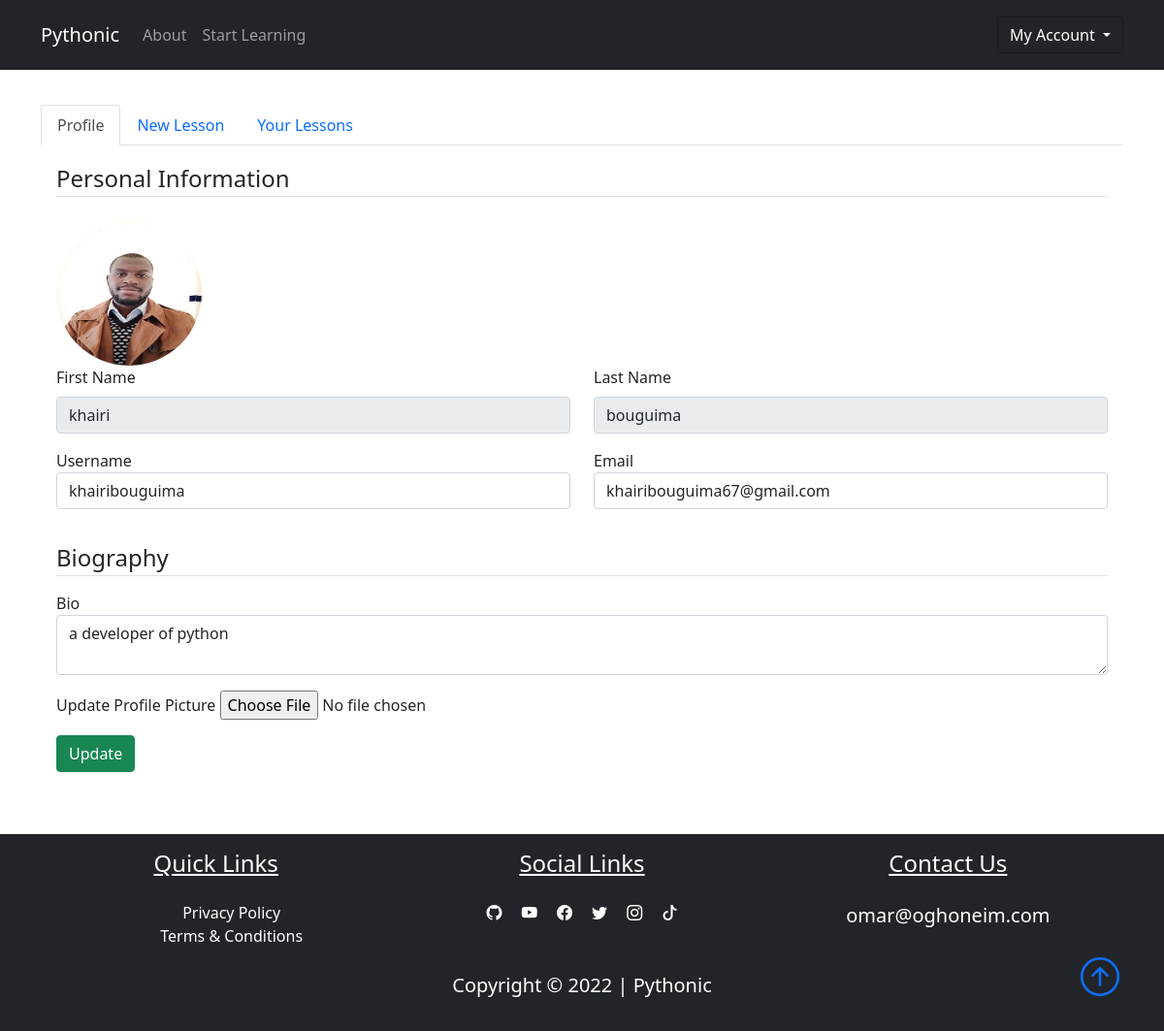
/dashboard/profile (signed in), run on the app's committed database.
### pythonic/models.py (models this page shows, shortened)
class User(db.Model, UserMixin):
    id = db.Column(db.Integer, primary_key=True)
    fname = db.Column(db.String(25), nullable=False)
    lname = db.Column(db.String(25), nullable=False)
    username = db.Column(db.String(25), unique=True, nullable=False)
    email = db.Column(db.String(125), unique=True, nullable=False)
    image_file = db.Column(db.String(20), nullable=False, default="default.png")
    bio = db.Column(db.Text, nullable=True)
    password = db.Column(db.String(60), nullable=False)
    lessons = db.relationship("Lesson", backref="author", lazy=True)

### pythonic/users/routes.py (the view)
@users.route("/dashboard/profile", methods=["GET", "POST"])
@login_required
def profile():
    profile_form = UpdateProfileForm()
    if profile_form.validate_on_submit():
        if profile_form.picture.data:
            picture_file = save_picture(
                profile_form.picture.data, "static/user_pics"
            )
            current_user.image_file = picture_file
        current_user.username = profile_form.username.data
        current_user.email = profile_form.email.data
        current_user.bio = profile_form.bio.data
        db.session.commit()
        flash("Your profile has been updated", "success")
        return redirect(url_for("users.profile"))
    elif request.method == "GET":
        profile_form.username.data = current_user.username
        profile_form.email.data = current_user.email
        profile_form.bio.data = current_user.bio
    image_file = url_for("static", filename=f"user_pics/{current_user.image_file}")
    return render_template(
        "profile.html",
        title="Profile",
        profile_form=profile_form,
        image_file=image_file,
        active_tab="profile",
    )

### pythonic/users/forms.py (shortened to what this page needs)
class UpdateProfileForm(FlaskForm):
    username = StringField(
        "Username", validators=[DataRequired(), Length(min=2, max=25)]
    )
    email = StringField("Email", validators=[DataRequired(), Email()])
    bio = TextAreaField("Bio")
    picture = FileField(
        "Update Profile Picture", validators=[FileAllowed(["jpg", "png","jpeg"])]
    )
    submit = SubmitField("Update")

### pythonic/models.py (called while the page is built)
@login_manager.user_loader
def load_user(user_id):
    return User.query.get(int(user_id))

### pythonic/templates/profile.html (shortened to what this page needs)
{% extends "dashboard.html"%}
{% block profile %}
<div class="{{'tab-pane show active fade p-3' if active_tab=='profile' else 'tab-pane fade p-3'}}" id="nav-profile"
    role="tabpanel" aria-labelledby="nav-profile-tab">
    <form action=" " method="POST" enctype="multipart/form-data">
        <fieldset class='form-group'>
            <legend class='border-bottom mb-4'>Personal Information</legend>
            <img class="rounded-circle user-img" src="{{image_file}}" alt="">
            <div class='form-group'>
                <div class="row mb-3">
                    <div class="col">
                        <label for="fname" class="form-label">First Name</label>
                        <input class="form-control" type="text" value="{{ current_user.fname}}" readonly>
                    </div>
                    <div class="col">
                        <label for="lname" class="form-label">Last Name</label>
                        <input class="form-control" type="text" value="{{ current_user.lname}}" readonly>
                    </div>
                </div>
                <div class="row mb-3">
                    <div class="col">
                        {{ profile_form.username.label(class='form-control-label')}}
                        {% if profile_form.username.errors%}
                        {{ profile_form.username(class='form-control form-control-lg is-invalid')}}
                        <div class="invalid-feedback">
                            {% for error in profile_form.username.errors %}
                            <span>{{error}}</span>
                            {% endfor %}
                        </div>
                        {% else %}
                        {{ profile_form.username(class='form-control form-control')}}
                        {% endif %}
                    </div>
                    <div class="col">
                        {{ profile_form.email.label(class='form-control-label')}}
                        {% if profile_form.email.errors%}
                        {{ profile_form.email(class='form-control form-control-lg is-invalid')}}
                        <div class="invalid-feedback">
                            {% for error in profile_form.email.errors %}
                            <span>{{error}}</span>
                            {% endfor %}
                        </div>
                        {% else %}
                        {{ profile_form.email(class='form-control form-control')}}
                        {% endif %}
                    </div>
                </div>
            </div>
        </fieldset>
        <fieldset>
            <legend class="border-bottom my-3">Biography</legend>
            <div class="form-group">
                <div class="my-3">
                    {{ profile_form.bio.label(class='form-control-label') }}
                    {{ profile_form.bio(class='form-control') }}
                </div>
                <div class="form-group mb-3">
                    {{ profile_form.picture.label}}
                    {{ profile_form.picture(class='form-control-file')}}
                </div>
                <div class="col-12">
                    <button class="btn btn-success" type="submit">Update</button>
                </div>
            </div>
        </fieldset>
    </form>
</div>
{% endblock profile %}

### pythonic/static/main.css (style rules this page uses)
body::before { display: block; content: ''; height: 60px; }
.user-img { height: 150px; width: 150px; margin-right: 8px; }

### data on the page
User: fname "khairi", lname "bouguima", username "khairibouguima", email "khairibouguima67@gmail.com", bio "a developer of python"

### other printed values
{{ profile_form.username.label(class='form-control-label') }} "Username"
{{ profile_form.email.label(class='form-control-label') }} "Email"
{{ profile_form.bio.label(class='form-control-label') }} "Bio"
{{ profile_form.picture.label }} "Update Profile Picture"
